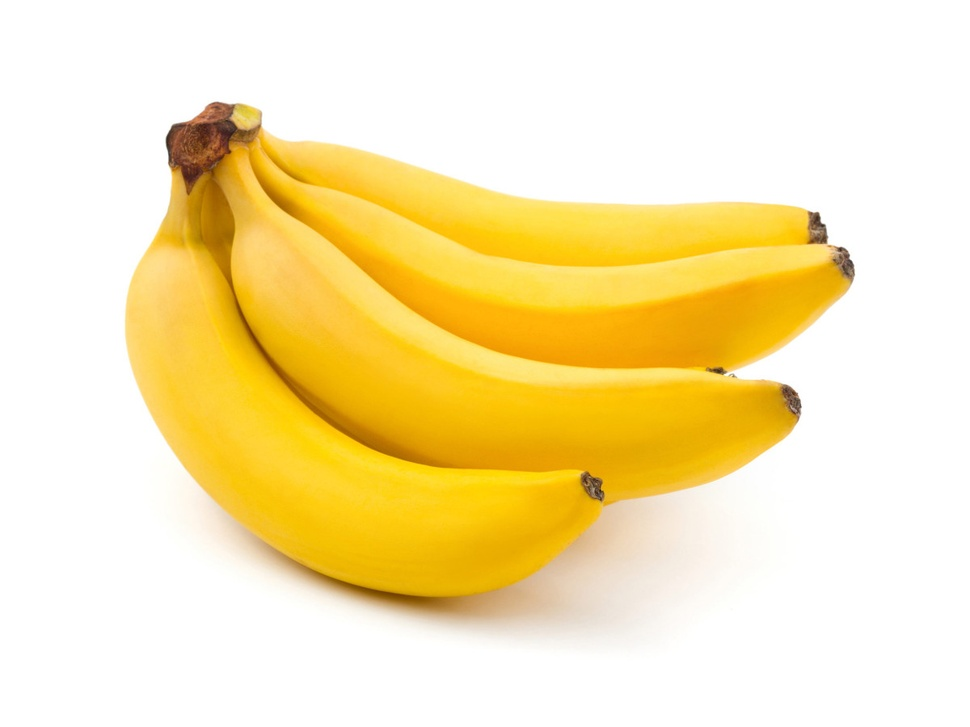
#> input picture LunaresModuloCv2/GeneralResources/bananos.jpg, 970 x 727 px, shrunk from 1200 x 900 before the run, found by its file name
$ python vector_gradiente_bordes.py   (older library calls are emulated)
#> lines starting #> are read from the running program, lines starting #| are printed output that depends on the picture
#CVector Gradiente
"""
Created on Sun Dec 29 22:59:47 2024

@author: TH3 PRO HER0, MAU BAUTISTA
PYTHON VERSION 3.12
OS W11
"""
import cv2
import numpy as np
import time
bananos=cv2.imread(r'F:\OpenCV\resources\bananos.jpg')
#> bananos is the input picture: shape (727, 970, 3); mean B, G, R 178.6, 231.4, 249.4

gray=cv2.cvtColor(bananos, cv2.COLOR_BGR2GRAY)
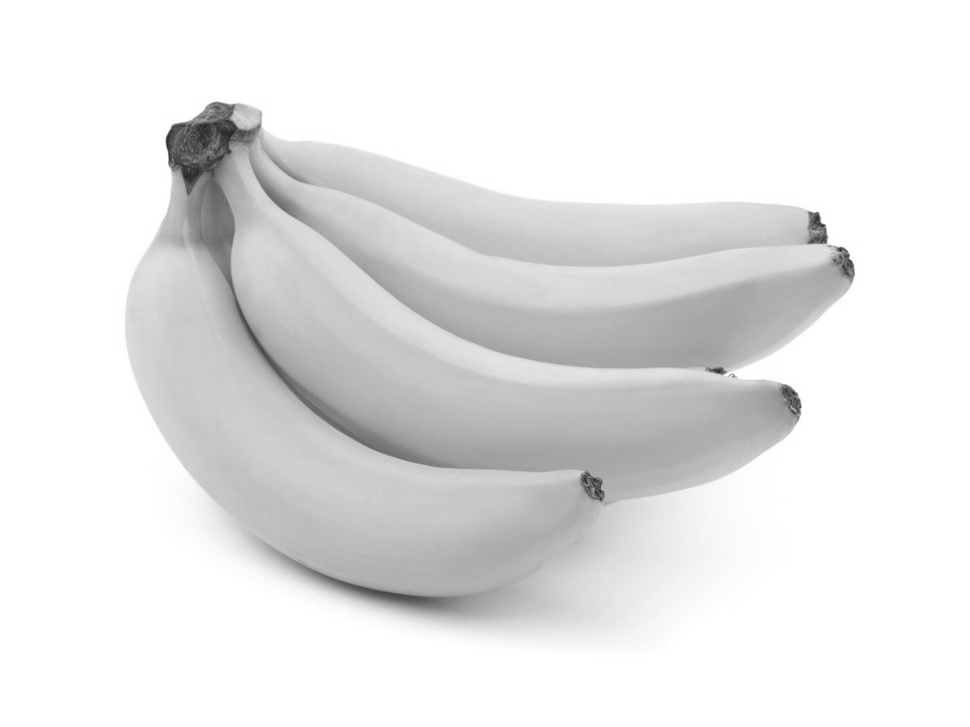
#> gray: shape (727, 970); min 30, max 255, mean 230.8

gx=cv2.Sobel(gray,cv2.CV_64F,1,0,5)
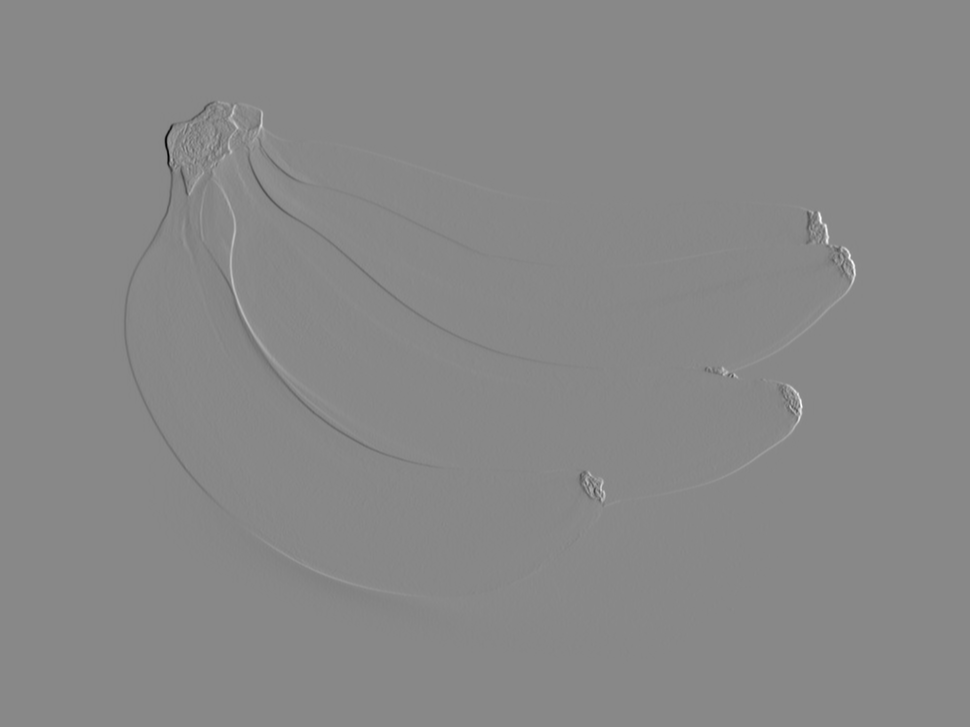
#> gx: shape (727, 970) float64; min -777, max 678, mean 0; drawn with min black and max white
gy=cv2.Sobel(gray,cv2.CV_64F,0,1,5)

mag,ang=cv2.cartToPolar(gx, gy)
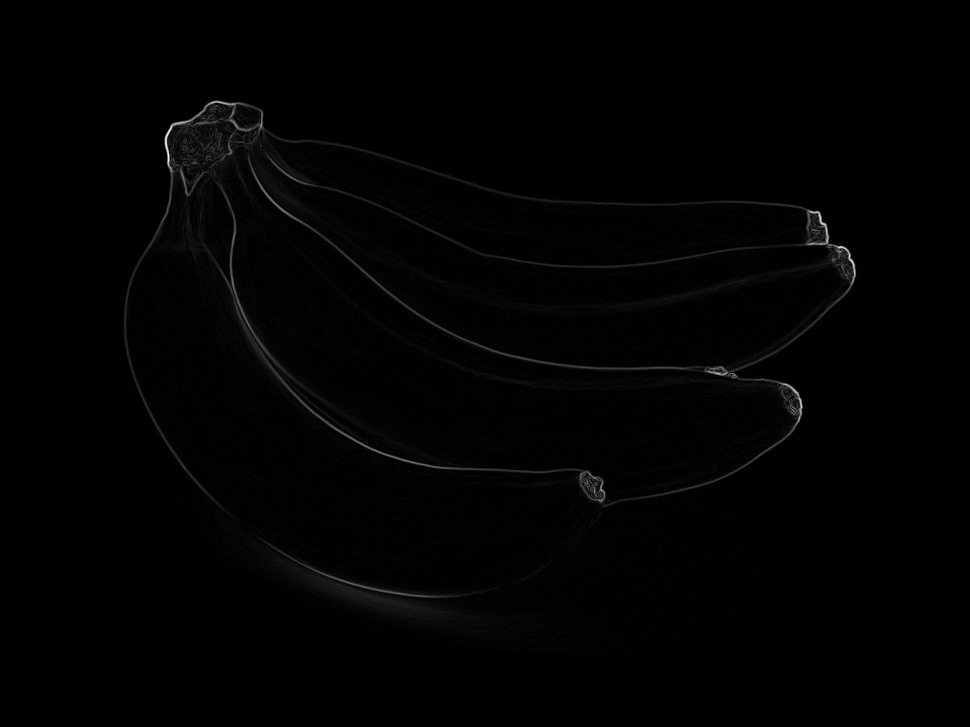
#> mag: shape (727, 970) float64; min 0, max 782.5, mean 6.8; drawn with min black and max white
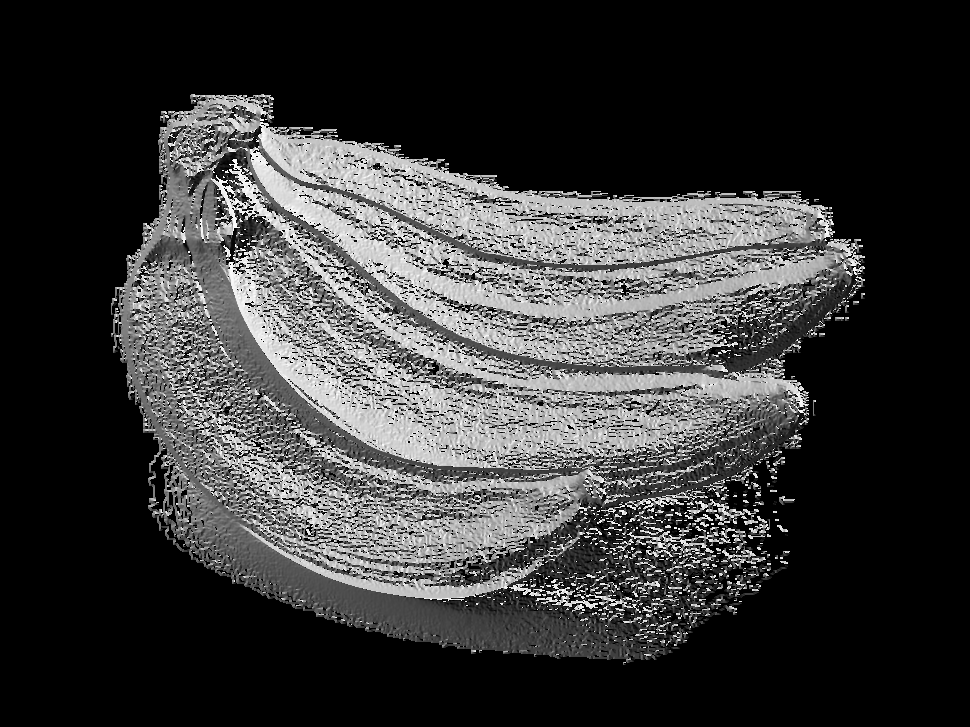
#> ang: shape (727, 970) float64; min 0, max 6.28, mean 1.37; drawn with min black and max white

mag=np.uint8(255*mag/np.max(mag))

cv2.imshow('mag', mag)
cv2.waitKey(0)
cv2.destroyAllWindows()
print("Versión de OpenCV:", cv2.__version__)
sift = cv2.SIFT_create()
print("SIFT creado exitosamente.")
